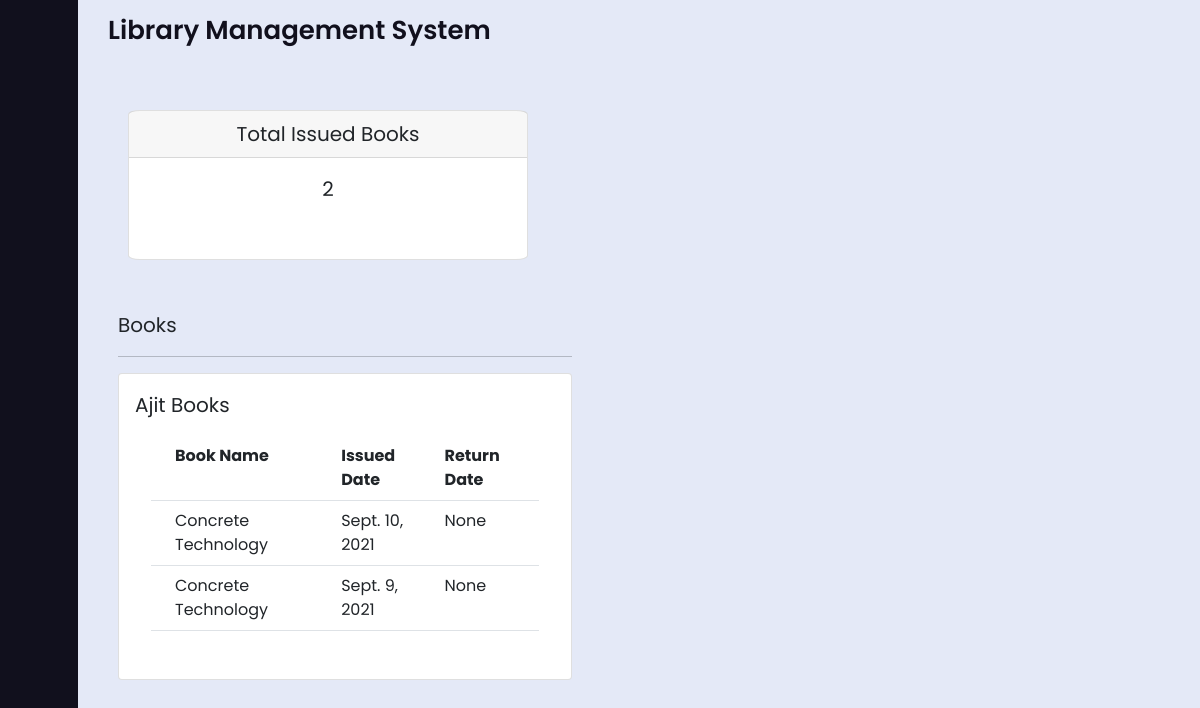
Page /library/view-student/2 (signed in) on the earlier database version.
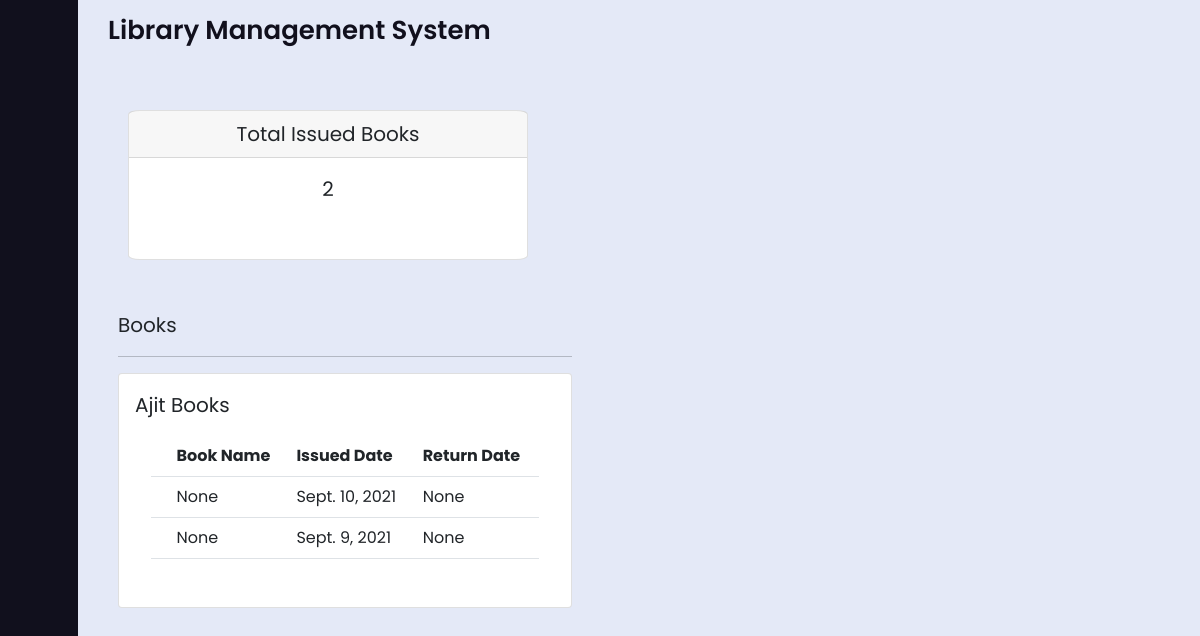
Same page on the later database version.
### library/models.py (models this page shows, shortened)
class IssueBookModel(models.Model):
    stud_name = models.ForeignKey(
        StudentModel, null=True, on_delete=models.SET_NULL)
    book_name = models.ForeignKey(
        AddBookModel, null=True, on_delete=models.SET_NULL)
    issue_date = models.DateField(
        auto_now_add=False, auto_now=False, null=True)
    return_date = models.DateField(null=True, blank=True)

class AddBookModel(models.Model):
    book_name = models.CharField(max_length=200)
    author_name = models.CharField(max_length=200)
    branch = models.CharField(max_length=200, choices=branch)
    isbn_no = models.IntegerField()
    quantity = models.IntegerField()
    def __str__(self):
        return self.book_name

### library/views.py (the view)
# urls.py: path('view-student/<str:id>', views.viewStudent, name='view-student'),
@login_required(login_url='login')
def viewStudent(request, id):
    student = StudentModel.objects.get(id=id)
    books = IssueBookModel.objects.filter(stud_name=student)
    totalbooks = IssueBookModel.objects.filter(stud_name=student).count()
    context = {'totalbooks': totalbooks, 'books': books, 'name': student}
    return render(request, 'library/viewStudent.html', context=context)

### library/models.py (called while the page is built)
    def __str__(self):
        return self.stud_name

### library/templates/library/viewStudent.html (shortened to what this page needs)
{% extends 'library/base.html' %}
{% load crispy_forms_tags %}
{% block content %}
<section class="home-section">
    <div class="home-content">
        <span class="text">Library Management System</span>
    </div>
    <div class="row">
        <div class="col-sm-4">
            <div class="card" style="width: 400px; height: 150px; margin: 50px; border-radius: 3%;">
                <div class="card-header text-center">
                    <label for="header" style="font-size:1.25rem;">Total Issued Books</label>
                </div>
                <div class="card-body text-center">
                    <label for="count" style="font-size:1.25rem;"> {{ totalbooks }} </label>
                </div>
            </div>
        </div>
    </div>
    <div class="row">
        <div class="col-md-5" style="margin-left:40px">
            <label for="Student" style="font-size:1.25rem; font-weight: 400;"> Books
            </label>
            <hr>
            <div class="card p-3">
                <div class="card-hrader">
                    <label for="Student" style="font-size:1.25rem; font-weight: 400;"> {{name}} Books
                    </label>
                </div>
                <div class="card-body">
                    <table class="table">
                        <tr>
                            <th></th>
                            <th>Book Name </th>
                            <th>Issued Date </th>
                            <th>Return Date </th>
                        </tr>
                        {% for book in books %}
                        <tr>
                            <td></td>
                            <td>{{book.book_name}}</td>
                            <td>{{book.issue_date}}</td>
                            <td>{{book.return_date}}</td>
                        </tr>
                        {% endfor %}
                    </table>
                </div>
            </div>
        </div>
    </div>
</section>
{% endblock %}

Differences in the rows shown:
changed IssueBookModel "Sept. 10, 2021": book_name "Concrete Technology" → "None"
changed IssueBookModel "Sept. 9, 2021": book_name "Concrete Technology" → "None"
